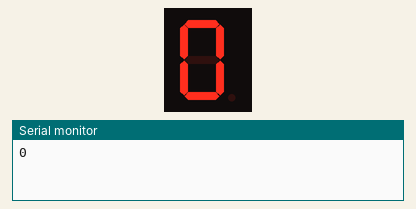
This sketch was run on a simulated Arduino Uno, built with avr-gcc and run on an emulated ATmega328P. Shown: 1-digit seven-segment display, the last lines printed to the serial monitor. Wiring (inferred from the names in the program): 1-digit 7-segment display, segments lit when HIGH: segments pin 11, pin 12, pin 8, pin 7, pin 6, pin 10, pin 9. The segment pins are drawn as the display they are named for.

Above: at 0.1 s.
At 0.6 s:
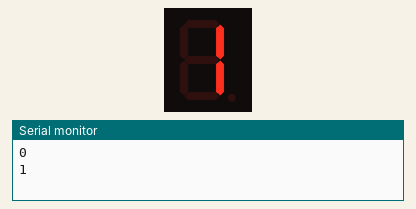
At 1.1 s:
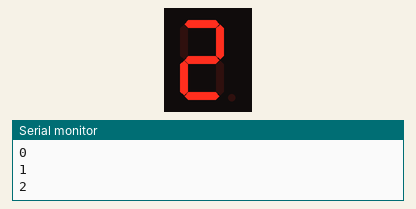
At 2.1 s:
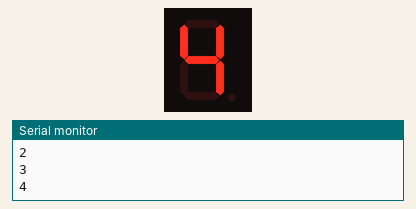
At 3.1 s:
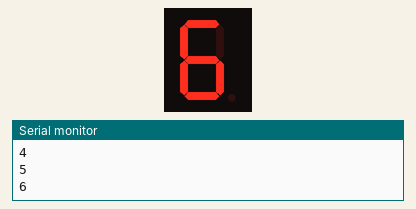
At 4.6 s:
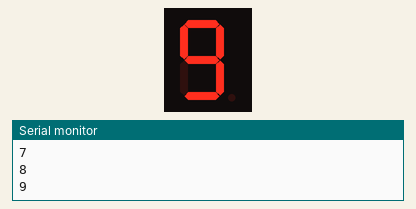

The sketch:

Disp7.ino
```cpp
int segPin[7] = {12,11,10,9,8,7,6}; // pins for the 7 segments

bool numbers[10][7] = {
    {1,1,1,0,1,1,1}, // 0
    {1,0,0,0,1,0,0}, // 1
    {1,1,0,1,0,1,1}, // 2
    {1,1,0,1,1,1,0}, // 3
    {1,0,1,1,1,0,0}, // 4
    {0,1,1,1,1,1,0}, // 5
    {0,1,1,1,1,1,1}, // 6
    {1,1,0,0,1,0,0}, // 7
    {1,1,1,1,1,1,1}, // 8
    {1,1,1,1,1,1,0}  // 9
};

void setup(){
    for(int i=0; i<7; i++){
        pinMode(segPin[i], OUTPUT);
    }
    Serial.begin(9600);
}

void loop(){
    for(int num = 0; num < 10; num++){
        Serial.println(num);
        for(int i=0; i<7; i++){
            digitalWrite(segPin[i], numbers[num][i]);
        }
        delay(500);
    }
}
```

Measured:
- by itself, everything shown: repeats every 5.0 s, in 10 steps
- what the display in image 1 shows lasts 0.5 s, from 0.5 s to 1.0 s
